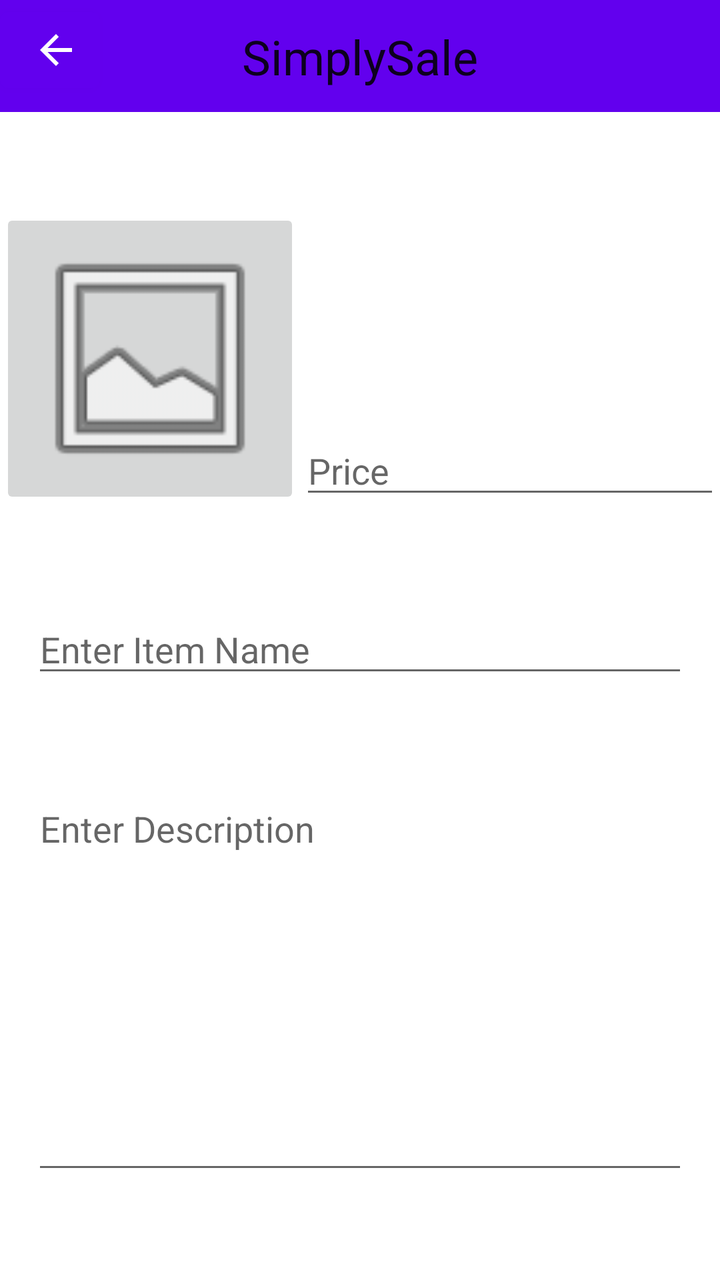
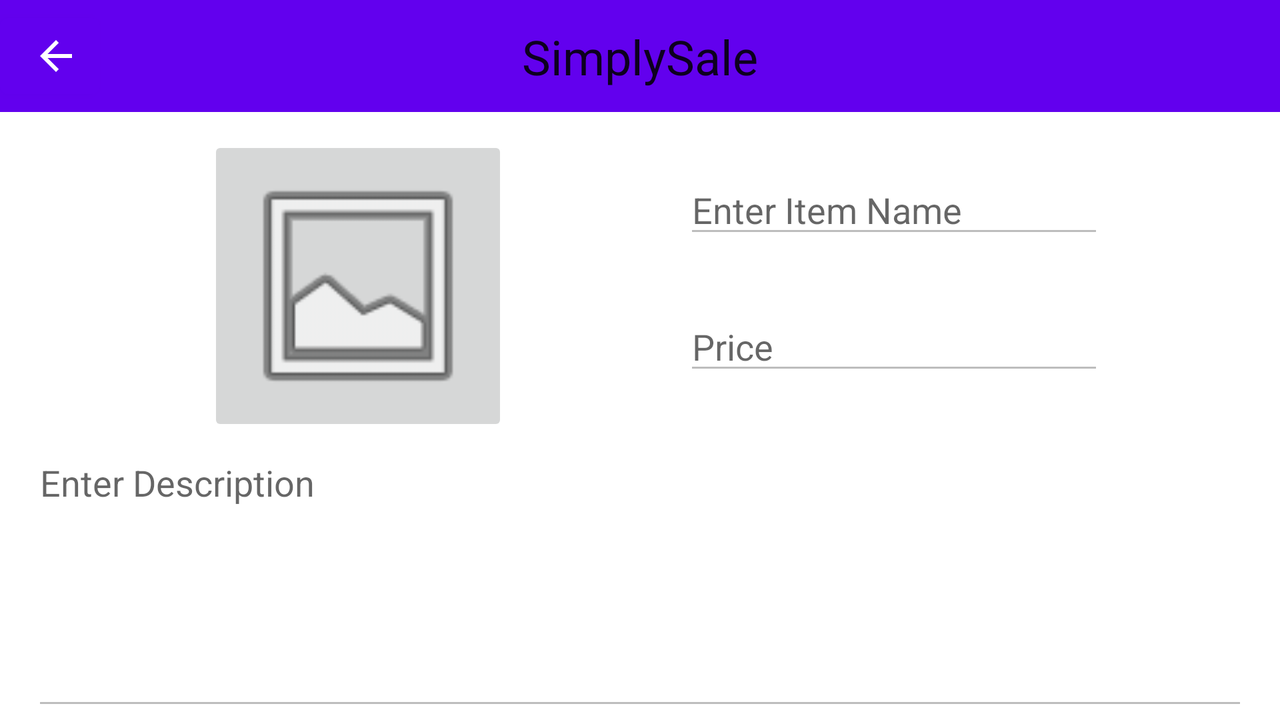

An Android layout and its configuration variant, each rendered on a device that would load it. The default file and the variant file are quoted in full after the pictures.
<!-- AndroidManifest.xml: application theme Theme.SimplySale -->
<!-- res/layout/activity_view_listing.xml -->
<?xml version="1.0" encoding="utf-8"?>
<androidx.constraintlayout.widget.ConstraintLayout xmlns:android="http://schemas.android.com/apk/res/android"
    xmlns:app="http://schemas.android.com/apk/res-auto"
    xmlns:tools="http://schemas.android.com/tools"
    android:layout_width="match_parent"
    android:layout_height="match_parent"
    tools:context=".CreateListingActivity">

    <androidx.appcompat.widget.Toolbar
        android:id="@+id/toolbar3"
        android:layout_width="match_parent"
        android:layout_height="wrap_content"
        android:background="?attr/colorPrimary"
        android:minHeight="?attr/actionBarSize"
        android:theme="?attr/actionBarTheme"
        app:layout_constraintTop_toTopOf="parent"
        tools:layout_editor_absoluteX="1dp" />

    <TextView
        android:id="@+id/textView2"
        android:layout_width="wrap_content"
        android:layout_height="wrap_content"
        android:text="@string/app_name"
        android:textAppearance="@style/TextAppearance.AppCompat.Headline"
        app:layout_constraintBottom_toBottomOf="@+id/toolbar3"
        app:layout_constraintEnd_toEndOf="parent"
        app:layout_constraintStart_toStartOf="parent"
        app:layout_constraintTop_toTopOf="@+id/toolbar3" />

    <ImageButton
        android:id="@+id/buttonSelectImage"
        android:layout_width="150dp"
        android:layout_height="150dp"
        android:layout_marginStart="16dp"
        android:layout_marginLeft="16dp"
        android:clickable="false"
        android:contentDescription="@string/imagePlaceholder"
        android:scaleType="fitCenter"
        app:layout_constraintBottom_toTopOf="@+id/textItemName"
        app:layout_constraintEnd_toStartOf="@+id/textItemPrice"
        app:layout_constraintHorizontal_bias="0.5"
        app:layout_constraintStart_toStartOf="parent"
        app:layout_constraintTop_toBottomOf="@+id/toolbar3"
        app:srcCompat="@android:drawable/ic_menu_gallery" />

    <EditText
        android:id="@+id/textItemPrice"
        android:layout_width="wrap_content"
        android:layout_height="wrap_content"
        android:layout_marginEnd="16dp"
        android:layout_marginRight="16dp"
        android:editable="false"
        android:ems="10"
        android:hint="@string/price_placeholder"
        android:importantForAutofill="no"
        android:inputType="numberDecimal"
        app:layout_constraintBottom_toBottomOf="@+id/buttonSelectImage"
        app:layout_constraintEnd_toEndOf="parent"
        app:layout_constraintHorizontal_bias="0.5"
        app:layout_constraintStart_toEndOf="@+id/buttonSelectImage" />

    <EditText
        android:id="@+id/textItemName"
        android:layout_width="fill_parent"
        android:layout_height="wrap_content"
        android:layout_marginStart="16dp"
        android:layout_marginLeft="16dp"
        android:layout_marginEnd="16dp"
        android:layout_marginRight="16dp"
        android:editable="false"
        android:ems="10"
        android:hint="@string/item_name_placeholder"
        android:importantForAutofill="no"
        android:inputType="textPersonName"
        app:layout_constraintBottom_toTopOf="@+id/textDescription"
        app:layout_constraintEnd_toEndOf="parent"
        app:layout_constraintHorizontal_bias="0.363"
        app:layout_constraintStart_toStartOf="parent"
        app:layout_constraintTop_toBottomOf="@+id/buttonSelectImage" />

    <EditText
        android:id="@+id/textDescription"
        android:layout_width="fill_parent"
        android:layout_height="200dp"
        android:layout_marginStart="16dp"
        android:layout_marginLeft="16dp"
        android:layout_marginEnd="16dp"
        android:layout_marginRight="16dp"
        android:editable="false"
        android:ems="10"
        android:gravity="start|top"
        android:hint="@string/item_description_placeholder"
        android:importantForAutofill="no"
        android:inputType="textMultiLine"
        app:layout_constraintBottom_toBottomOf="parent"
        app:layout_constraintEnd_toEndOf="parent"
        app:layout_constraintStart_toStartOf="parent"
        app:layout_constraintTop_toBottomOf="@+id/textItemName" />

    <Button
        android:id="@+id/backButton"
        android:layout_width="50dp"
        android:layout_height="50dp"
        app:icon="@drawable/abc_vector_test"
        app:layout_constraintStart_toStartOf="parent"
        app:layout_constraintTop_toTopOf="parent" />

</androidx.constraintlayout.widget.ConstraintLayout>
<!-- resources referenced by this layout -->
<resources>
  <string name="app_name">SimplySale</string>
  <string name="imagePlaceholder">Choose an image</string>
  <string name="item_description_placeholder">Enter Description</string>
  <string name="item_name_placeholder">Enter Item Name</string>
  <string name="price_placeholder">Price</string>
  <style name="Theme.SimplySale" parent="Theme.MaterialComponents.DayNight.NoActionBar">
          
          <item name="colorPrimary">@color/purple_500</item>
          <item name="colorPrimaryVariant">@color/purple_700</item>
          <item name="colorOnPrimary">@color/white</item>
          
          <item name="colorSecondary">@color/teal_200</item>
          <item name="colorSecondaryVariant">@color/teal_700</item>
          <item name="colorOnSecondary">@color/black</item>
          
          <item name="android:statusBarColor" tools:targetApi="l">?attr/colorPrimaryVariant</item>
          
      </style>
</resources>
<!-- res/layout-land/activity_view_listing.xml (the repository's variant of the layout above) -->
<!-- drawn on the phone turned sideways -->
<?xml version="1.0" encoding="utf-8"?>
<androidx.constraintlayout.widget.ConstraintLayout xmlns:android="http://schemas.android.com/apk/res/android"
    xmlns:app="http://schemas.android.com/apk/res-auto"
    xmlns:tools="http://schemas.android.com/tools"
    android:layout_width="match_parent"
    android:layout_height="match_parent"
    tools:context=".CreateListingActivity">

    <androidx.appcompat.widget.Toolbar
        android:id="@+id/toolbar3"
        android:layout_width="match_parent"
        android:layout_height="wrap_content"
        android:background="?attr/colorPrimary"
        android:minHeight="?attr/actionBarSize"
        android:theme="?attr/actionBarTheme"
        app:layout_constraintEnd_toEndOf="parent"
        app:layout_constraintStart_toStartOf="parent"
        app:layout_constraintTop_toTopOf="parent" />

    <TextView
        android:id="@+id/textView2"
        android:layout_width="wrap_content"
        android:layout_height="wrap_content"
        android:text="@string/app_name"
        android:textAppearance="@style/TextAppearance.AppCompat.Headline"
        app:layout_constraintBottom_toBottomOf="@+id/toolbar3"
        app:layout_constraintEnd_toEndOf="@+id/toolbar3"
        app:layout_constraintStart_toStartOf="parent"
        app:layout_constraintTop_toTopOf="@+id/toolbar3" />

    <ImageButton
        android:id="@+id/buttonSelectImage"
        android:layout_width="150dp"
        android:layout_height="150dp"
        android:layout_marginStart="16dp"
        android:layout_marginLeft="16dp"
        android:layout_marginTop="12dp"
        android:clickable="false"
        android:contentDescription="@string/imagePlaceholder"
        android:scaleType="fitCenter"
        app:layout_constraintEnd_toStartOf="@+id/textItemName"
        app:layout_constraintHorizontal_bias="0.5"
        app:layout_constraintStart_toStartOf="parent"
        app:layout_constraintTop_toBottomOf="@+id/toolbar3"
        app:srcCompat="@android:drawable/ic_menu_gallery" />

    <EditText
        android:id="@+id/textItemPrice"
        android:layout_width="wrap_content"
        android:layout_height="wrap_content"
        android:clickable="false"
        android:ems="10"
        android:enabled="false"
        android:hint="@string/price_placeholder"
        android:importantForAutofill="no"
        android:inputType="none"
        app:layout_constraintBottom_toTopOf="@+id/textDescription"
        app:layout_constraintStart_toStartOf="@+id/textItemName"
        app:layout_constraintTop_toBottomOf="@+id/textItemName" />

    <EditText
        android:id="@+id/textItemName"
        android:layout_width="wrap_content"
        android:layout_height="wrap_content"
        android:clickable="false"
        android:ems="10"
        android:enabled="false"
        android:hint="@string/item_name_placeholder"
        android:importantForAutofill="no"
        android:inputType="none"
        app:layout_constraintBottom_toTopOf="@+id/textItemPrice"
        app:layout_constraintEnd_toEndOf="parent"
        app:layout_constraintHorizontal_bias="0.5"
        app:layout_constraintStart_toEndOf="@+id/buttonSelectImage"
        app:layout_constraintTop_toBottomOf="@+id/toolbar3" />

    <EditText
        android:id="@+id/textDescription"
        android:layout_width="fill_parent"
        android:layout_height="0dp"
        android:layout_marginStart="16dp"
        android:layout_marginLeft="16dp"
        android:layout_marginTop="1dp"
        android:layout_marginEnd="16dp"
        android:layout_marginRight="16dp"
        android:clickable="false"
        android:ems="10"
        android:enabled="false"
        android:gravity="start|top"
        android:hint="@string/item_description_placeholder"
        android:importantForAutofill="no"
        android:inputType="none"
        app:layout_constraintBottom_toBottomOf="parent"
        app:layout_constraintEnd_toEndOf="parent"
        app:layout_constraintStart_toStartOf="parent"
        app:layout_constraintTop_toBottomOf="@+id/buttonSelectImage" />

    <Button
        android:id="@+id/backButton"
        android:layout_width="50dp"
        android:layout_height="50dp"
        app:icon="@drawable/abc_vector_test"
        app:layout_constraintBottom_toBottomOf="@+id/toolbar3"
        app:layout_constraintStart_toStartOf="parent"
        app:layout_constraintTop_toTopOf="parent" />

</androidx.constraintlayout.widget.ConstraintLayout>
